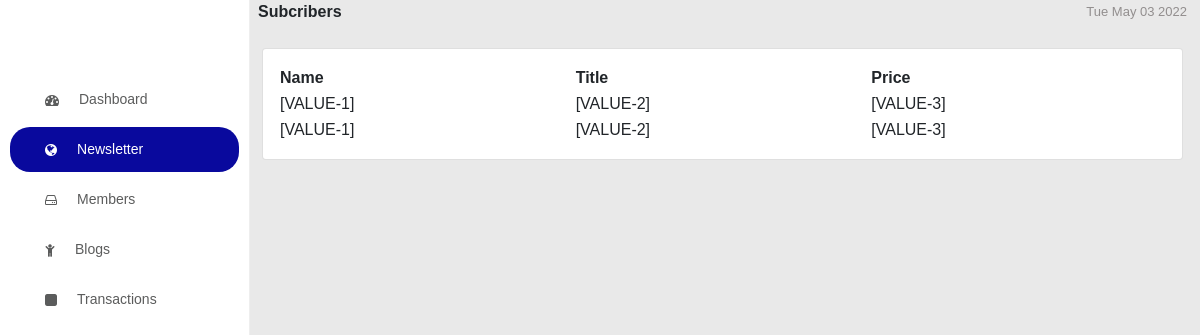
Page /admin/subscribers.php on the earlier database version.
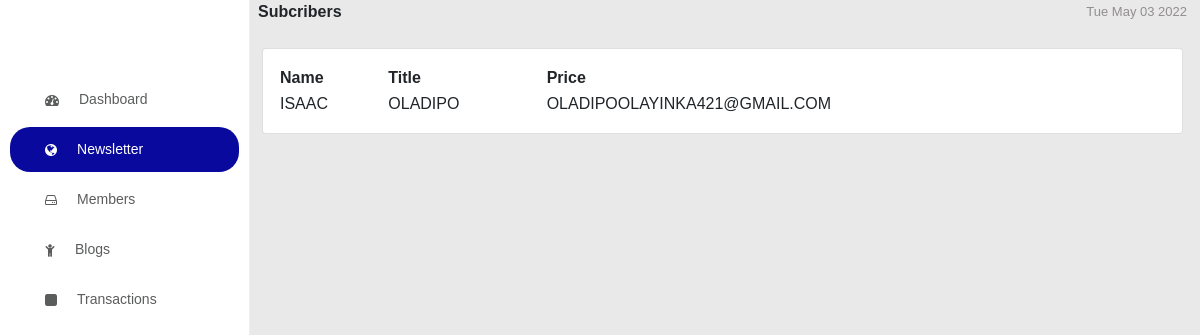
Same page on the later database version.
### tables this page shows
CREATE TABLE `email` (
  `id` int(20) NOT NULL,
  `firstname` text NOT NULL,
  `lastname` text NOT NULL,
  `email` text NOT NULL
);

### admin/subscribers.php (the view, shortened to what this page needs)
<!DOCTYPE html>
<html lang="en">
<head>
  	<link rel="stylesheet" href="../assets/fonts/icomoon/style.css">
    <link rel="stylesheet" href="../assets/datatables.min.css">
    <link rel="stylesheet" href="../assets/css/bootstrap.min.css">
    <link href="../assets/css/dashboard.css" rel="stylesheet">
</head>
<body>
    <nav>
        <br>
        <br>
        <br>
        <ul>
            <li ><a href="dashboard.php"><i class="icon-dashboard"></i><span> Dashboard</span> </a></li>
            <li class="active"><a href="newsletter.php"> <i class="icon-globe"></i> <span> Newsletter</span> </a></li>
            <li><a href="members.php"> <i class="icon-hdd-o"></i> <span> Members </span> </a></li>
            <li ><a href="blog.php"> <i class="icon-child"></i> <span> Blogs </span> </a></li>
            <li ><a href="transactions.php"> <i class="icon-square"> </i><span> Transactions </span> </a></li>
        </ul>
        <br>
    </nav>
    <main style="margin-right:5px;">
        <div class="intro-div">
            <b>Subcribers</b>
            <span id="time" class="time"></span>
        </div>
        <br>
        <section class="content-main container">
            <div class="card mb-4">
                <div class="card-body">
                    <div class="table-responsive">
                        <table id="example" class="display" style="width:100%">
                            <?php
                require('../backend/connection.php');
                $sql = "SELECT * FROM email WHERE 1";
                $query = mysqli_query($con,$sql);
                 if($query){
                     if(mysqli_num_rows($query) > 0){
                         $output = "<thead>
                         <tr>
                             <th>Name</th>
                             <th>Title</th>
                             <th>Price</th>
                         </tr>
                     </thead><tbody>";
                     while($row = mysqli_fetch_assoc($query)){
                         $output .="<tr>
                         <td>".strtoupper($row['firstname'])."</td>
                         <td>".strtoupper($row['lastname'])."</td>
                         <td>".strtoupper($row['email'])."</td>
                   </tr>";
                     }
                 }else{
                     $output = '<b>You do not have any Transactions Yet</b>';
                 }
                 echo $output."</tbody>";
                 }
                ?>
                        </table>
                    </div>
                </div>
            </div>
        </section>
    </main>
</body>
</html>

Differences in the rows shown:
removed email: firstname "[VALUE-1]", lastname "[VALUE-2]", email "[VALUE-3]"
removed email: firstname "[VALUE-1]", lastname "[VALUE-2]", email "[VALUE-3]"
added email: firstname "ISAAC", lastname "OLADIPO", email "OLADIPOOLAYINKA421@GMAIL.COM"
